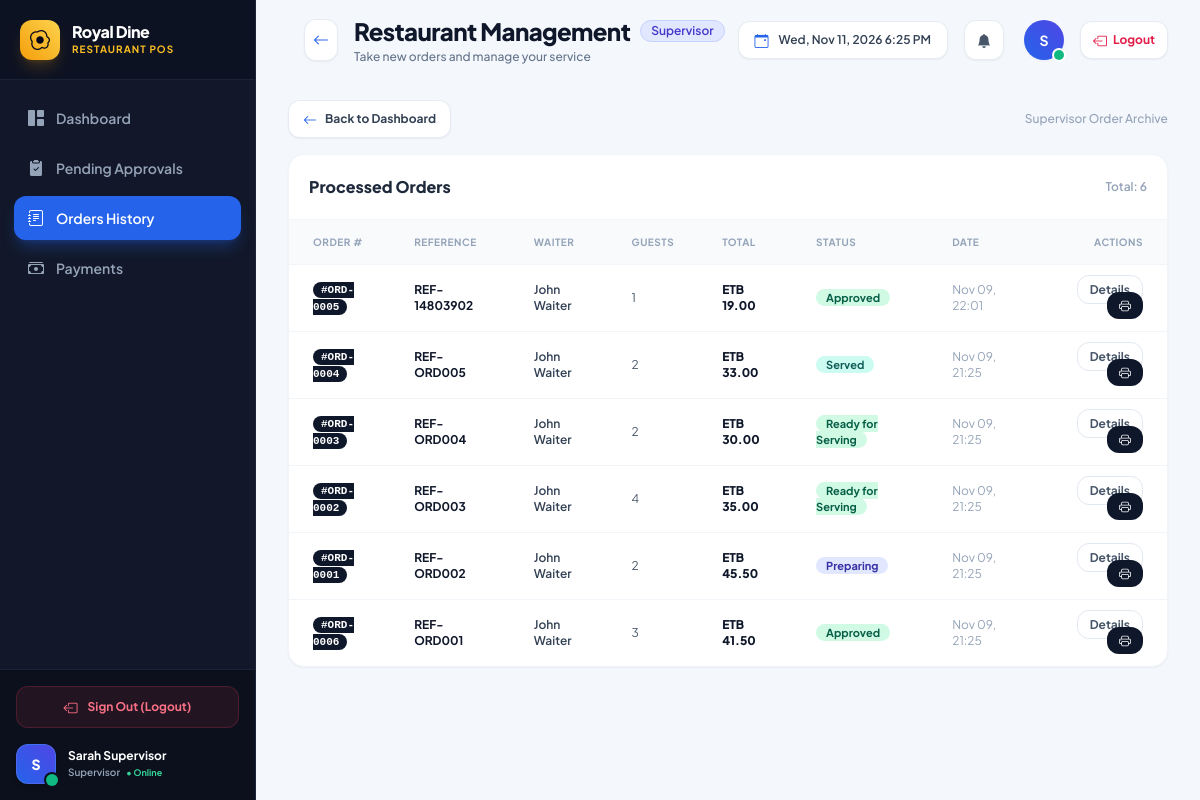
Before: /approvals/history/ (signed in) with the older database file.
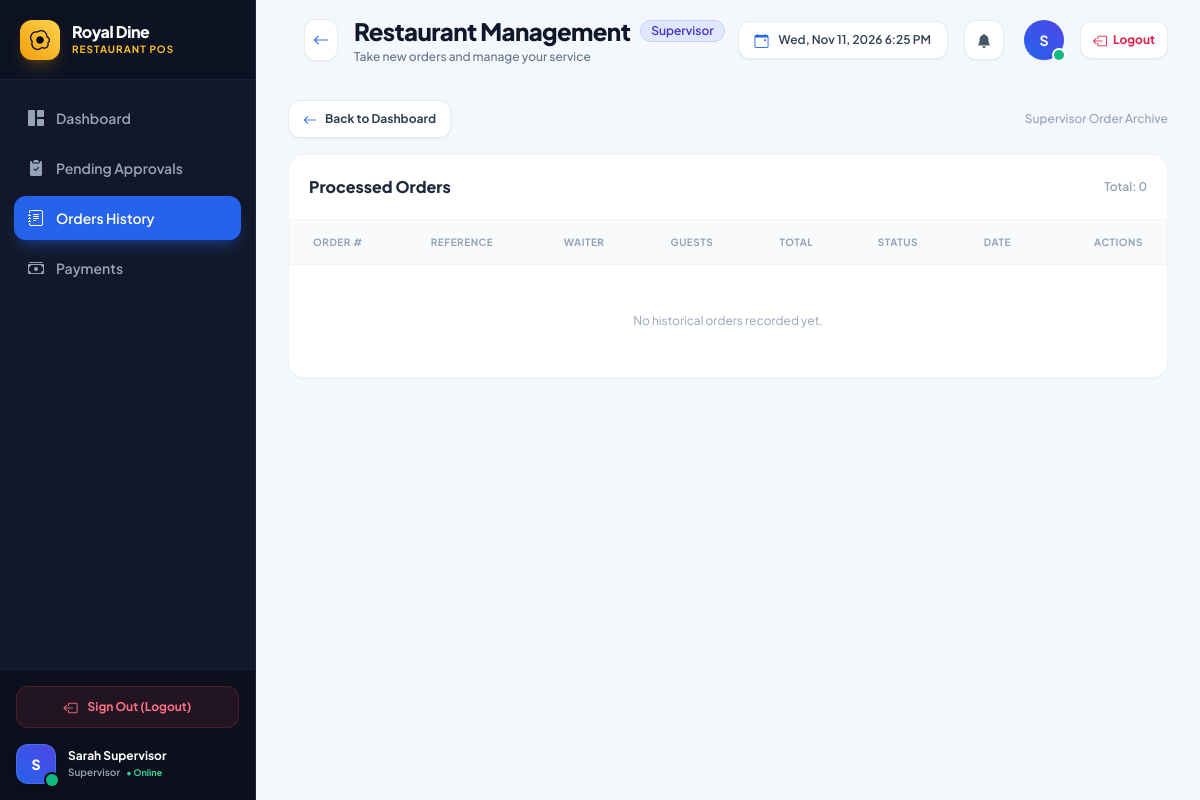
After: the same page with the newer database file.
### apps/orders/models.py (models this page shows, shortened)
class Order(models.Model):
    class Status(models.TextChoices):
        DRAFT = 'DRAFT', 'Draft'
        PENDING_APPROVAL = 'PENDING_APPROVAL', 'Pending Approval'
        REJECTED = 'REJECTED', 'Rejected'
        APPROVED = 'APPROVED', 'Approved'
        RECEIVED = 'RECEIVED', 'Kitchen Received'
        PREPARING = 'PREPARING', 'Preparing'
        READY = 'READY', 'Ready for Serving'
        SERVED = 'SERVED', 'Served'
        CANCELLED = 'CANCELLED', 'Cancelled'
    order_reference = models.CharField(max_length=64, unique=True, editable=False, db_index=True)
    order_number = models.CharField(max_length=32, blank=True, null=True, unique=True, db_index=True)
    waiter = models.ForeignKey(
        settings.AUTH_USER_MODEL,
        on_delete=models.PROTECT,
        related_name='waiter_orders'
    )
    customer_count = models.PositiveIntegerField(default=1)
    status = models.CharField(
        max_length=24,
        choices=Status.choices,
        default=Status.PENDING_APPROVAL,
        db_index=True
    )
    total_amount = models.DecimalField(max_digits=10, decimal_places=2, default=0.00)
    order_notes = models.TextField(blank=True)
    rejection_reason = models.TextField(blank=True)
    created_at = models.DateTimeField(auto_now_add=True, db_index=True)
    updated_at = models.DateTimeField(auto_now=True)
    submitted_at = models.DateTimeField(null=True, blank=True)
    approved_at = models.DateTimeField(null=True, blank=True)
    class Meta:
        ordering = ['-created_at']
        verbose_name = 'Order'
        verbose_name_plural = 'Orders'

### apps/accounts/models.py (models this page shows, shortened)
class CustomUser(AbstractUser):
    class Role(models.TextChoices):
        ADMIN = 'ADMIN', 'Administrator'
        SUPERVISOR = 'SUPERVISOR', 'Supervisor'
        WAITER = 'WAITER', 'Waiter'
        KITCHEN_STAFF = 'KITCHEN_STAFF', 'Kitchen Staff'
    role = models.CharField(
        max_length=20,
        choices=Role.choices,
        default=Role.WAITER,
    )
    phone_number = models.CharField(max_length=20, blank=True)
    is_active_employee = models.BooleanField(default=True)
    avatar = models.ImageField(upload_to='avatars/', blank=True, null=True)
    created_at = models.DateTimeField(auto_now_add=True)
    updated_at = models.DateTimeField(auto_now=True)
    class Meta:
        ordering = ['-created_at']
        verbose_name = 'User'
        verbose_name_plural = 'Users'

### apps/approvals/views.py (the view)
# urls.py: path('history/', views.order_history, name='order_history'),
@login_required
@supervisor_required
def order_history(request):
    orders = Order.objects.exclude(status=Order.Status.PENDING_APPROVAL).select_related('waiter').prefetch_related('items__meal')
    return render(request, 'supervisor/order_history.html', {'orders': orders})

### apps/restaurants/context_processors.py (called while the page is built)
def restaurant_context(request):
    try:
        settings_obj = RestaurantSettings.objects.first()
        currency = settings_obj.currency_symbol if settings_obj and settings_obj.currency_symbol else 'ETB'
    except Exception:
        currency = 'ETB'
        settings_obj = None
    return {
        'CURRENCY_SYMBOL': currency,
        'restaurant_settings': settings_obj,
    }

### templates/supervisor/order_history.html (shortened to what the changed rows need)
{% extends 'base/base.html' %}
{% load humanize %}
{% block content %}
<div class="bg-white rounded-2xl shadow-sm border border-slate-100 overflow-hidden">
    <div class="p-5 border-b border-slate-100 flex items-center justify-between">
        <h3 class="text-base font-extrabold text-slate-800">Processed Orders</h3>
        <span class="text-xs font-semibold text-slate-400">Total: {{ orders.count }}</span>
    </div>
    <div class="overflow-x-auto">
        <table class="w-full text-left text-xs">
            <thead
                class="bg-slate-50 text-slate-400 uppercase font-bold text-[10px] tracking-wider border-b border-slate-100">
                <tr>
                    <th class="px-6 py-3.5">Order #</th>
                    <th class="px-6 py-3.5">Reference</th>
                    <th class="px-6 py-3.5">Waiter</th>
                    <th class="px-6 py-3.5">Guests</th>
                    <th class="px-6 py-3.5">Total</th>
                    <th class="px-6 py-3.5">Status</th>
                    <th class="px-6 py-3.5">Date</th>
                    <th class="px-6 py-3.5 text-right">Actions</th>
                </tr>
            </thead>
            <tbody class="divide-y divide-slate-100">
                {% for order in orders %}
                <tr class="hover:bg-slate-50/80 transition-colors">
                    <td class="px-6 py-4">
                        {% if order.order_number %}
                        <span class="px-2 py-0.5 rounded-lg bg-slate-900 text-white font-mono font-bold text-[11px]">{{ order.order_number }}</span>
                        {% else %}
                        <span class="text-slate-400 font-medium">—</span>
                        {% endif %}
                    </td>
                    <td class="px-6 py-4 font-bold text-slate-900">{{ order.order_reference }}</td>
                    <td class="px-6 py-4 text-slate-700 font-semibold">{{ order.waiter.get_full_name|default:order.waiter.username }}</td>
                    <td class="px-6 py-4 text-slate-600">{{ order.customer_count }}</td>
                    <td class="px-6 py-4 font-black text-slate-900">ETB {{ order.total_amount }}</td>
                    <td class="px-6 py-4">
                        <span class="px-2.5 py-0.5 rounded-full font-bold text-[11px]
                            {% if order.status == 'APPROVED' %}bg-emerald-100 text-emerald-800
                            {% elif order.status == 'RECEIVED' %}bg-sky-100 text-sky-800
                            {% elif order.status == 'PREPARING' %}bg-indigo-100 text-indigo-800
                            {% elif order.status == 'READY' %}bg-emerald-100 text-emerald-800
                            {% elif order.status == 'SERVED' %}bg-teal-100 text-teal-800
                            {% elif order.status == 'REJECTED' %}bg-rose-100 text-rose-800
                            {% else %}bg-slate-100 text-slate-700{% endif %}">
                            {{ order.get_status_display }}
                        </span>
                    </td>
                    <td class="px-6 py-4 text-slate-400">{{ order.created_at|date:"M d, H:i" }}</td>
                    <td class="px-6 py-4 text-right space-x-2">
                        <a href="{% url 'approvals:review_order' order.id %}"
                            class="px-3 py-1.5 rounded-xl border border-slate-200 text-slate-600 hover:bg-slate-100 font-bold transition-colors">
                            Details
                        </a>
                        {% if order.status in 'APPROVED,RECEIVED,PREPARING,READY,SERVED' %}
                        <a href="{% url 'kitchen:print_ticket' order.id %}"
                            class="px-3 py-1.5 rounded-xl bg-slate-900 text-white font-bold hover:bg-slate-800 transition-colors">
                            <i class="bi bi-printer"></i>
                        </a>
                        {% endif %}
                    </td>
                </tr>
                {% empty %}
                <tr>
                    <td colspan="8" class="px-6 py-12 text-center text-slate-400">
                        No historical orders recorded yet.
                    </td>
                </tr>
                {% endfor %}
            </tbody>
        </table>
    </div>
</div>
{% endblock %}

Changed rows visible on the page:
removed Order: order_number "#ORD-0005", order_reference "REF-14803902", waiter.get_full_name "John Waiter", customer_count "1", total_amount "19.00", status "Approved", created_at "Nov 09, 22:01"
removed Order: order_number "#ORD-0004", order_reference "REF-ORD005", waiter.get_full_name "John Waiter", customer_count "2", total_amount "33.00", status "Served", created_at "Nov 09, 21:25"
removed Order: order_number "#ORD-0003", order_reference "REF-ORD004", waiter.get_full_name "John Waiter", customer_count "2", total_amount "30.00", status "Ready for Serving", created_at "Nov 09, 21:25"
removed Order: order_number "#ORD-0002", order_reference "REF-ORD003", waiter.get_full_name "John Waiter", customer_count "4", total_amount "35.00", status "Ready for Serving", created_at "Nov 09, 21:25"
removed Order: order_number "#ORD-0001", order_reference "REF-ORD002", waiter.get_full_name "John Waiter", customer_count "2", total_amount "45.50", status "Preparing", created_at "Nov 09, 21:25"
removed Order: order_number "#ORD-0006", order_reference "REF-ORD001", waiter.get_full_name "John Waiter", customer_count "3", total_amount "41.50", status "Approved", created_at "Nov 09, 21:25"
Other visible differences:
{{ orders.count }}: "6" → "0"
text now shown: "No historical orders recorded yet."
